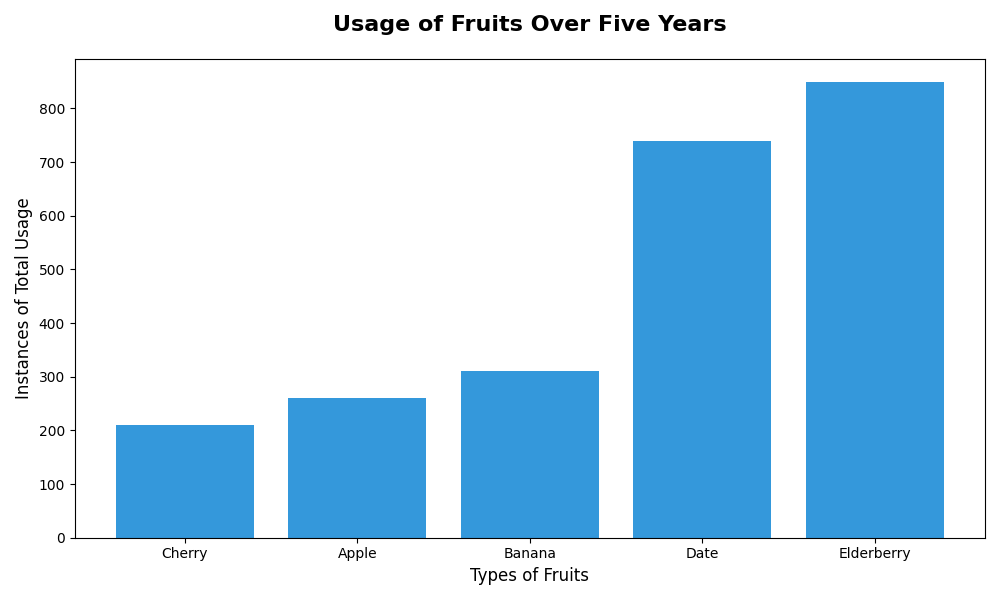

Generate this figure with Python:
import matplotlib.pyplot as plt
import numpy as np

# Shuffled fruit types
fruit_types = ['Cherry', 'Banana', 'Elderberry', 'Apple', 'Date']

# Manually shuffled content within each fruit's data
usage_data = np.array([
    [60, 35, 40, 45, 30],  # Elderberry
    [65, 50, 60, 55, 80],  # Cherry
    [190, 150, 180, 170, 160],  # Apple
    [70, 40, 50, 55, 45],  # Date
    [160, 150, 135, 140, 155]   # Banana
])

# Compute total usage across all fruits
total_usage = usage_data.sum(axis=1)

# Sort the fruit types by total usage
sorted_indices = np.argsort(total_usage)

sorted_fruit_types = [fruit_types[i] for i in sorted_indices]
sorted_total_usage = total_usage[sorted_indices]

fig, ax = plt.subplots(figsize=(10, 6))

# Use a single color for all bars
color = '#3498db'

# Plot sorted bar chart
ax.bar(sorted_fruit_types, sorted_total_usage, color=color)

# Randomly altered chart labels
ax.set_xlabel('Types of Fruits', fontsize=12)
ax.set_ylabel('Instances of Total Usage', fontsize=12)
ax.set_title('Usage of Fruits Over Five Years', fontsize=16, fontweight='bold', pad=20)

plt.tight_layout()
plt.show()
